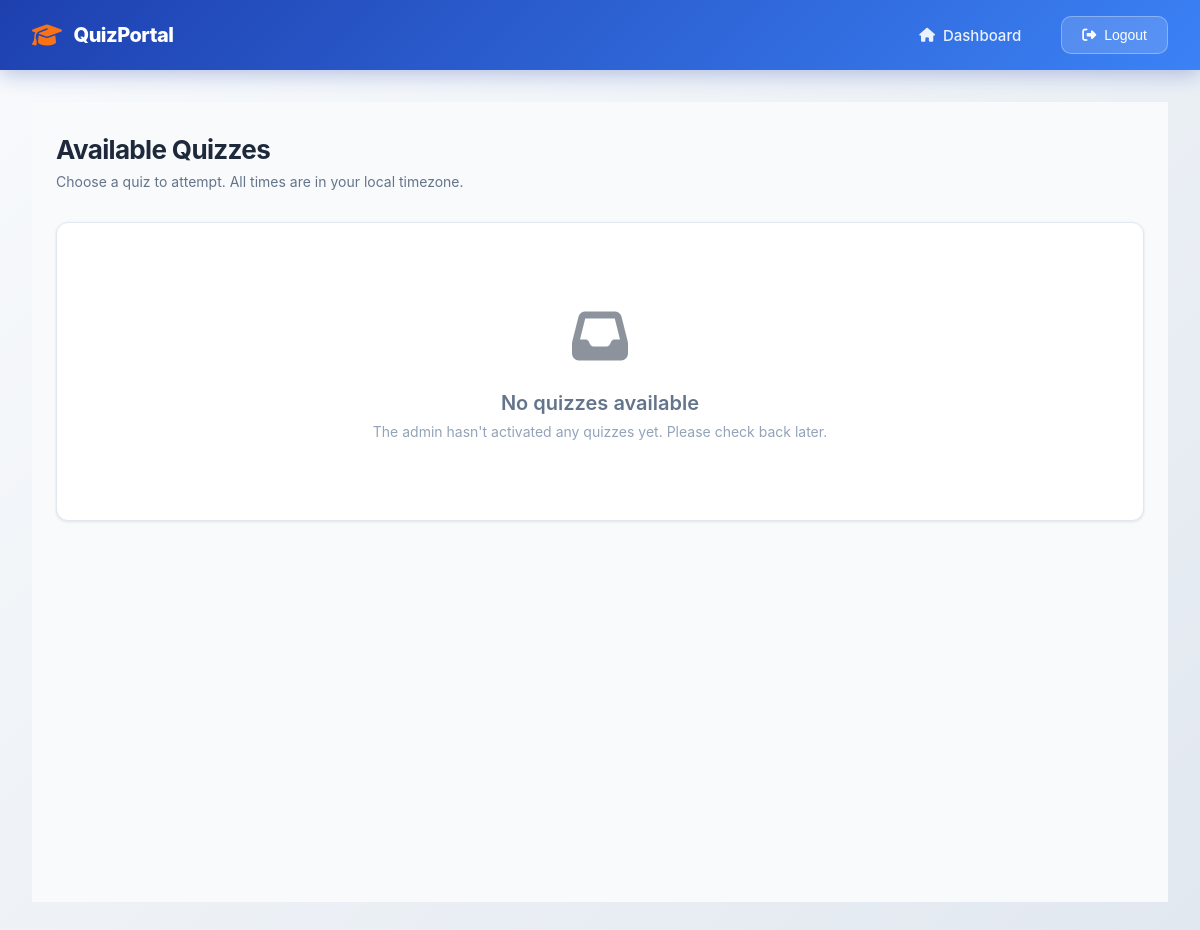
The app's page /quizzes/ (signed in), older data.
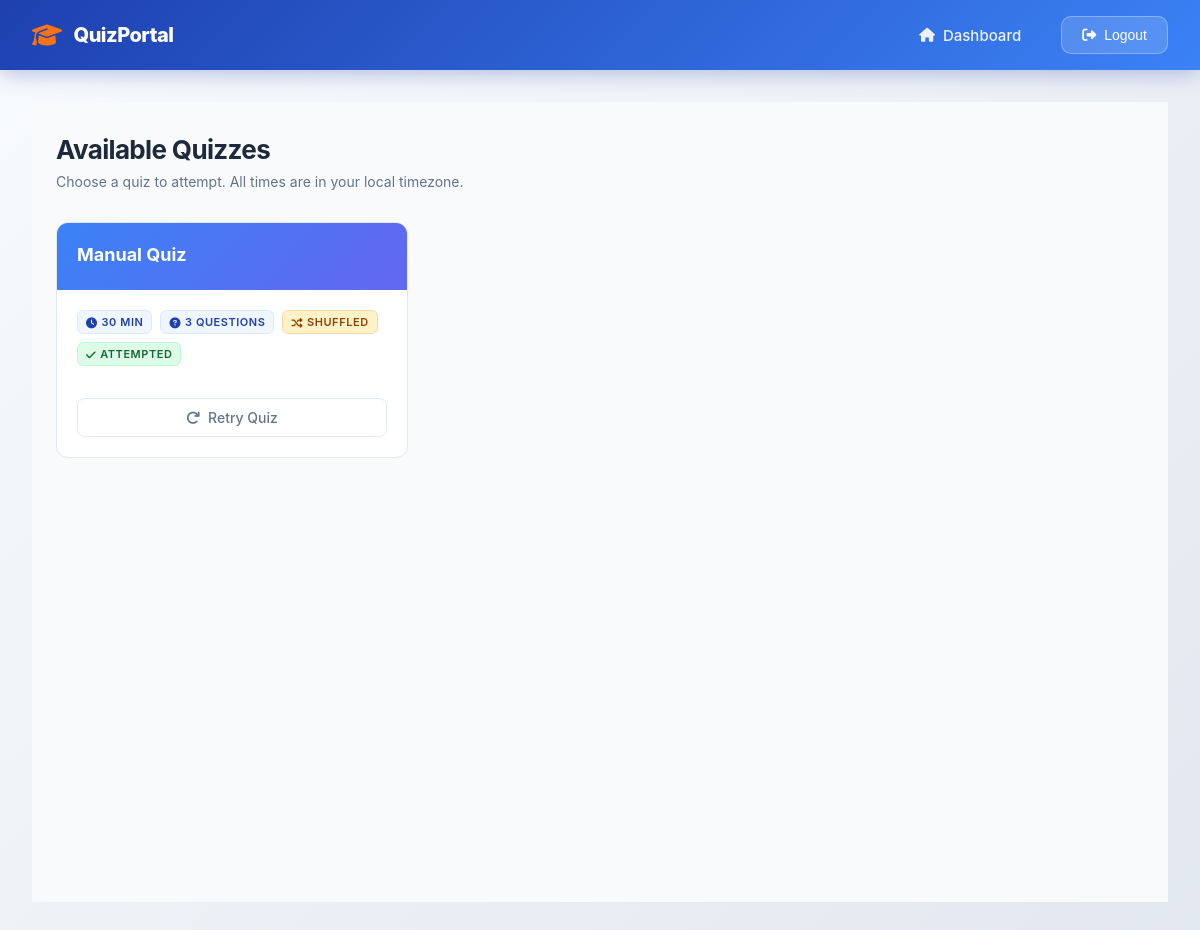
The same page, newer data.
### video_app/models.py (models this page shows, shortened)
class Quiz(models.Model):
    title = models.CharField(max_length=255)
    description = models.TextField(blank=True)
    time_limit_minutes = models.PositiveIntegerField(default=30, help_text="Time limit in minutes")
    shuffle_questions = models.BooleanField(default=False)
    max_attempts = models.PositiveIntegerField(default=0, help_text="Maximum attempts per student (0 for unlimited)")
    is_active = models.BooleanField(default=True)
    start_time = models.DateTimeField(null=True, blank=True, help_text="Leave blank for no schedule")
    end_time = models.DateTimeField(null=True, blank=True, help_text="Leave blank for no schedule")
    certificate_min_percentage = models.FloatField(default=60.0, help_text="Minimum % score required to download certificate")
    created_at = models.DateTimeField(auto_now_add=True)
    questions = models.ManyToManyField(Question, through='QuizQuestion', blank=True)
    class Meta:
        indexes = [
            models.Index(fields=['is_active']),
            models.Index(fields=['start_time']),
            models.Index(fields=['end_time']),
        ]
    def remaining_attempts(self, student):
        if self.max_attempts == 0:
            return None  # Unlimited
        return max(0, self.max_attempts - self.get_student_attempts(student))

### video_app/views.py (the view)
# urls.py: path('quizzes/', views.quiz_list, name='quiz_list'),
@student_login_required
def quiz_list(request):
    available = available_quizzes_queryset()
    attempted_ids = set(
        QuizAttempt.objects.filter(student=request.user, is_submitted=True)
        .values_list('quiz_id', flat=True)
    )
    quiz_data = []
    for q in available:
        attempted = q.id in attempted_ids
        remaining = q.remaining_attempts(request.user)
        quiz_data.append({
            'quiz': q,
            'attempted': attempted,
            'remaining_attempts': remaining
        })
    paginator = Paginator(quiz_data, 12)  # 12 quizzes per page
    page_number = request.GET.get('page')
    page_obj = paginator.get_page(page_number)
    return render(request, 'student/quiz_list.html', {
        'page_obj': page_obj,
        'quiz_data': page_obj
    })

### video_app/selectors.py (called while the page is built)
def available_quizzes_queryset(now=None):
    now = now or timezone.now()
    manual_availability = Q(start_time__isnull=True, end_time__isnull=True, is_active=True)
    scheduled_availability = (
        (Q(start_time__isnull=False) | Q(end_time__isnull=False)) &
        (Q(start_time__isnull=True) | Q(start_time__lte=now)) &
        (Q(end_time__isnull=True) | Q(end_time__gte=now))
    )
    return (
        Quiz.objects.filter(manual_availability | scheduled_availability)
        .annotate(question_count=Count('quizquestion', distinct=True))
        .order_by('-created_at')
    )

### video_app/templates/student/quiz_list.html (shortened to what this page needs)
{% extends "student/base_student.html" %}
{% block student_content %}
<div class="quiz-list-container">
    <div class="page-header">
        <h1 class="page-title">Available Quizzes</h1>
        <p class="page-subtitle">Choose a quiz to attempt. All times are in your local timezone.</p>
    </div>
    {% if quiz_data %}
    <div class="quiz-grid">
        {% for item in quiz_data %}
        <div class="quiz-card">
            <div class="quiz-header">
                <div class="quiz-title">{{ item.quiz.title }}</div>
            </div>
            <div class="quiz-content">
                <div class="quiz-meta">
                    <span class="quiz-badge info">
                        <i class="fas fa-clock"></i>
                        {{ item.quiz.time_limit_minutes }} min
                    </span>
                    <span class="quiz-badge info">
                        <i class="fas fa-question-circle"></i>
                        {{ item.quiz.question_count }} questions
                    </span>
                    {% if item.quiz.shuffle_questions %}
                    <span class="quiz-badge warning">
                        <i class="fas fa-random"></i>
                        Shuffled
                    </span>
                    {% endif %}
                    {% if item.attempted %}
                    <span class="quiz-badge success">
                        <i class="fas fa-check"></i>
                        Attempted
                    </span>
                    {% endif %}
                </div>
                <div class="quiz-actions">
                    <a href="{% url 'video_app:start_quiz' item.quiz.id %}"
                       class="btn {% if item.attempted %}btn-secondary{% else %}btn-primary{% endif %}">
                        {% if item.attempted %}
                            <i class="fas fa-redo"></i>
                            Retry Quiz
                        {% else %}
                            <i class="fas fa-play"></i>
                            Start Quiz
                        {% endif %}
                    </a>
                </div>
            </div>
        </div>
        {% endfor %}
    </div>
    {% else %}
    <div class="empty-state">
        <div class="empty-icon">
            <i class="fas fa-inbox"></i>
        </div>
        <h2 class="empty-title">No quizzes available</h2>
        <p class="empty-subtitle">The admin hasn't activated any quizzes yet. Please check back later.</p>
    </div>
    {% endif %}
</div>
{% endblock %}

Row changes from the older to the newer data that the page shows:
added Quiz: quiz "Manual Quiz", quiz.time_limit_minutes "30", quiz.question_count "3", shuffle_questions True (drawn)
Text that changed along with them:
text no longer shown: "No quizzes available The admin hasn't activated any quizzes yet. Please check back later."
